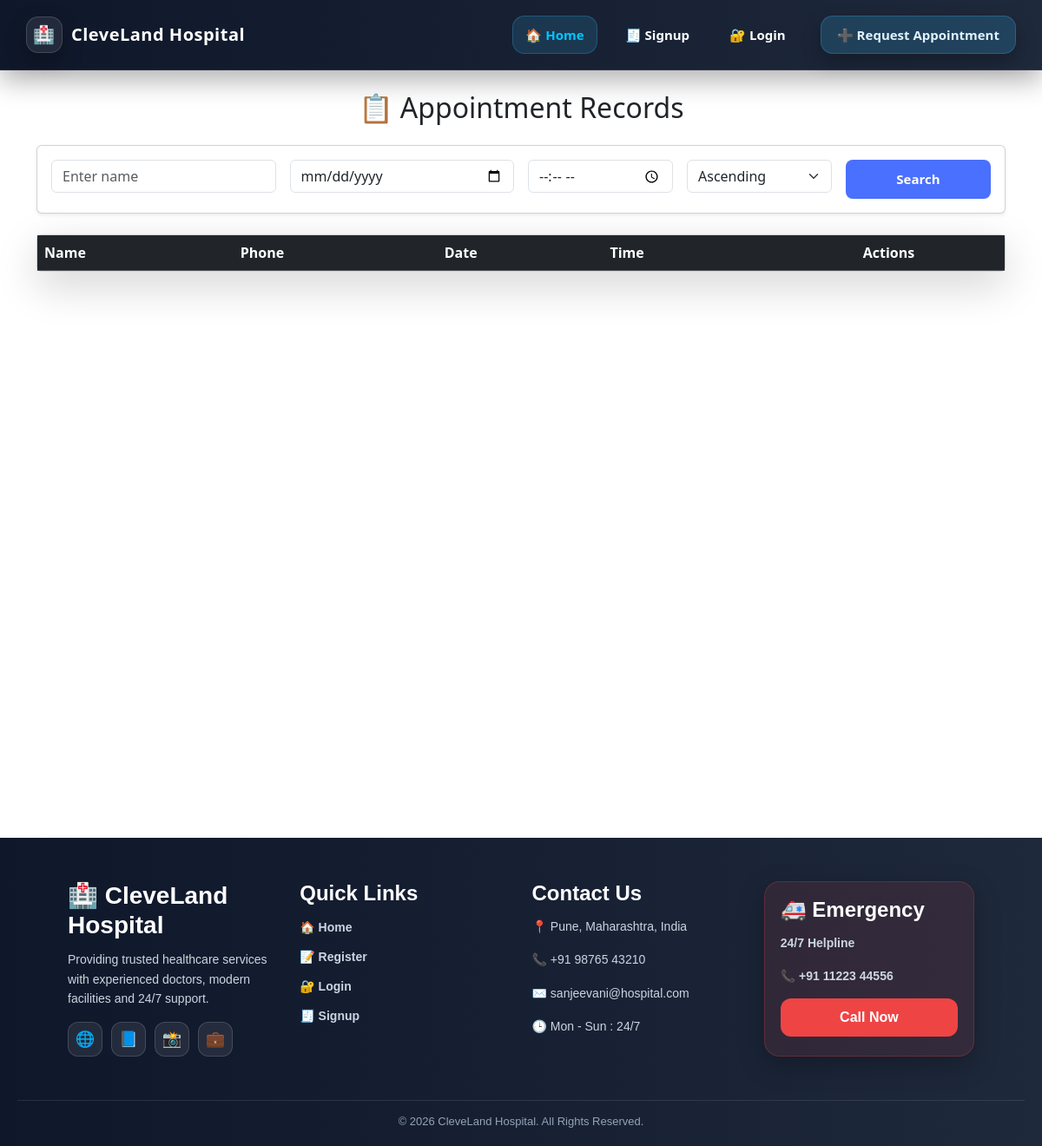
The page /show-appointment/ on the database as committed earlier.
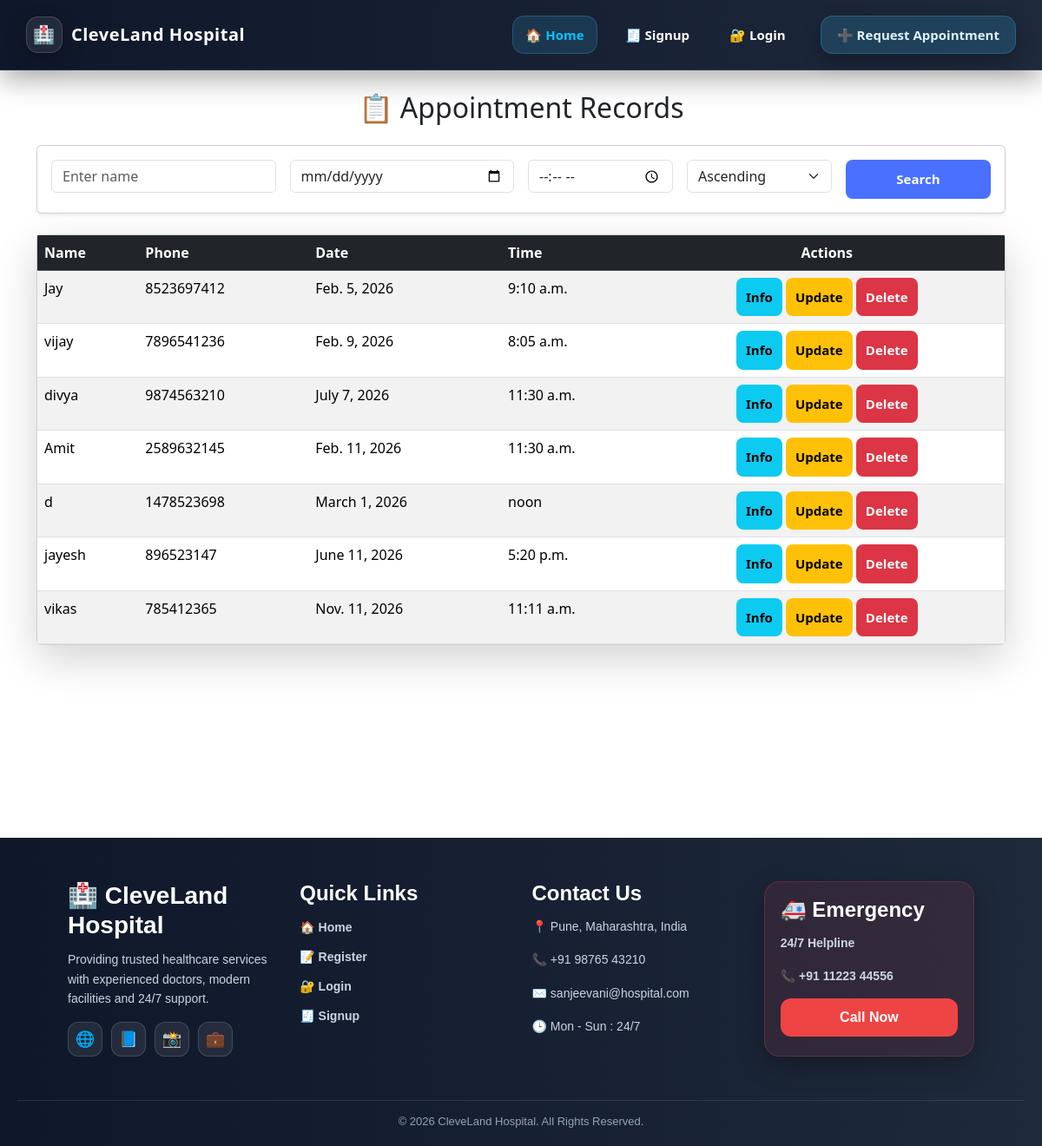
The same page on the database as committed later.
### clinic_app/models.py (models this page shows, shortened)
class Appointment(models.Model):
    patient_name= models.CharField(max_length=20)
    patient_email=models.EmailField()
    patient_age=models.IntegerField()
    patient_address=models.TextField()
    patient_gender= models.CharField(max_length=10,choices=(('M',"Male"),('F',"Female")))
    patient_phone= models.CharField(max_length=15)
    appointment_date= models.DateField()
    appointment_time= models.TimeField()
    recent_report=models.FileField(upload_to='appointment_reports', blank=True, null=True)
    reson = models.TextField()

### clinic_app/views.py (the view)
# urls.py: path('show-appointment/', show_appointments, name='show_appointment_urls'),
def show_appointments(request):
    appointments =Appointment.objects.all()
    name = request.GET.get('patient_name')
    date = request.GET.get('date')
    time = request.GET.get('time')
    sort = request.GET.get('sort')
    if name:
        appointments = appointments.filter(patient_name__icontains = name)
    if date:
        appointments = appointments.filter(appointment_date = date)
    if time:
        appointments = appointments.filter(appointmnet_time = time)
    if sort:
        appointments = appointments.order_by(sort)
    template_name="clinic_app/show.html"
    context={'appointments' : appointments}
    return render(request, template_name, context)

### templates/clinic_app/show.html (shortened to what this page needs)
{% extends 'base.html' %}
{% block content %}
<div class="container mt-4">
    <h2 class="text-center mb-4">📋 Appointment Records</h2>
    <div class="card shadow-sm p-3 mb-4">
        <form method="get" class="row g-3">
            <div class="col-md-3">
                <input type="text" name="patient_name" class="form-control" placeholder="Enter name">
            </div>
            <div class="col-md-3">
                <input type="date" name="date" class="form-control">
            </div>
            <div class="col-md-2">
                <input type="time" name="time" class="form-control">
            </div>
            <div class="col-md-2">
                <select name="sort" class="form-select">
                    <option value="patient_name">Ascending</option>
                </select>
            </div>
            <div class="col-md-2">
                <button type="submit" class="btn btn-primary w-100">Search</button>
            </div>
        </form>
    </div>
    <div class="card shadow-lg">
        <div class="table-responsive">
            <table class="table table-hover table-striped mb-0">
                <thead class="table-dark">
                    <tr>
                        <th>Name</th>
                        <th>Phone</th>
                        <th>Date</th>
                        <th>Time</th>
                        <th class="text-center">Actions</th>
                    </tr>
                </thead>
                <tbody>
                    {% for appointment in appointments %}
                    <tr>
                        <td>{{ appointment.patient_name }}</td>
                        <td>{{ appointment.patient_phone }}</td>
                        <td>{{ appointment.appointment_date }}</td>
                        <td>{{ appointment.appointment_time }}</td>
                        <td class="text-center">
                            <a href="{% url 'info_appointment_urls' appointment.id %}" class="btn btn-info btn-sm">Info</a>
                            <a href="{% url 'update_appointment_urls' appointment.id %}" class="btn btn-warning btn-sm">Update</a>
                            <a href="{% url 'delete_appointment_urls' appointment.id %}" class="btn btn-danger btn-sm">Delete</a>
                        </td>
                    </tr>
                    {% endfor %}
                </tbody>
            </table>
        </div>
    </div>
</div>
{% endblock %}

Rows that differ between the two databases and show on the page:
added Appointment: patient_name "Jay", patient_phone "8523697412", appointment_date "Feb. 5, 2026", appointment_time "9:10 a.m."
added Appointment: patient_name "vijay", patient_phone "7896541236", appointment_date "Feb. 9, 2026", appointment_time "8:05 a.m."
added Appointment: patient_name "divya", patient_phone "9874563210", appointment_date "July 7, 2026", appointment_time "11:30 a.m."
added Appointment: patient_name "Amit", patient_phone "2589632145", appointment_date "Feb. 11, 2026", appointment_time "11:30 a.m."
added Appointment: patient_name "d", patient_phone "1478523698", appointment_date "March 1, 2026", appointment_time "noon"
added Appointment: patient_name "jayesh", patient_phone "896523147", appointment_date "June 11, 2026", appointment_time "5:20 p.m."
added Appointment: patient_name "vikas", patient_phone "785412365", appointment_date "Nov. 11, 2026", appointment_time "11:11 a.m."
